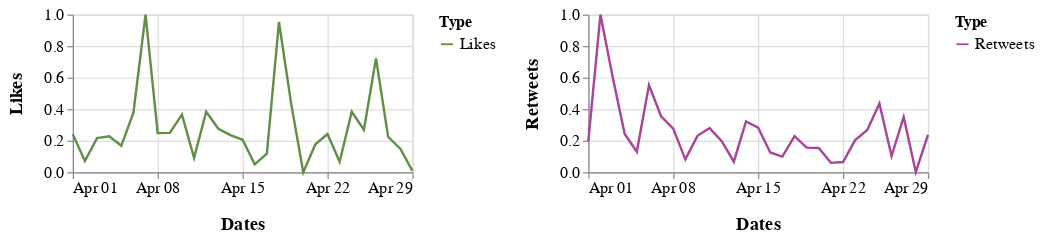

Notebook source saved alongside this figure:
### Markdown cell above
## April 2020

### Code cell
alt.hconcat(c1_apr, c2_apr).configure_axis(
    labelFontSize=13,
    titleFontSize=15,
    titlePadding=15
).configure_legend(
    labelFontSize=13,
    titleFontSize=13
).resolve_scale(
    color='independent'
)

### Figure 1 — Vega-Lite specification as saved in the notebook (floating-point values rounded to 4 significant figures)
{"config": {"view": {"continuousWidth": 400, "continuousHeight": 300}, "axis": {"labelFontSize": 13, "titleFontSize": 15, "titlePadding": 15}, "legend": {"labelFontSize": 13, "titleFontSize": 13}}, "hconcat": [{"data": {"name": "data-0330b59d8bde7094475511e1ba004c5d"}, "mark": "line", "encoding": {"color": {"type": "nominal", "field": "Type", "scale": {"range": ["#609048"]}}, "x": {"type": "temporal", "field": "Dates", "timeUnit": "monthdate", "title": "Dates"}, "y": {"type": "quantitative", "field": "Likes"}}, "height": 130, "width": 280}, {"data": {"name": "data-2895a0d8ee3eba23e4bbf686509e8f89"}, "mark": "line", "encoding": {"color": {"type": "nominal", "field": "Type", "scale": {"range": ["#AA4499"]}}, "x": {"type": "temporal", "field": "Dates", "timeUnit": "monthdate", "title": "Dates"}, "y": {"type": "quantitative", "field": "Retweets"}}, "height": 130, "width": 280}], "resolve": {"scale": {"color": "independent"}}, "$schema": "https://vega.github.io/schema/vega-lite/v4.8.1.json", "datasets": {"data-0330b59d8bde7094475511e1ba004c5d": [{"Dates": "2020-04-01T00:00:00", "Likes": 0.2408, "Type": "Likes"}, {"Dates": "2020-04-02T00:00:00", "Likes": 0.07126, "Type": "Likes"}, {"Dates": "2020-04-03T00:00:00", "Likes": 0.2168, "Type": "Likes"}, {"Dates": "2020-04-04T00:00:00", "Likes": 0.2275, "Type": "Likes"}, {"Dates": "2020-04-05T00:00:00", "Likes": 0.1677, "Type": "Likes"}, {"Dates": "2020-04-06T00:00:00", "Likes": 0.3783, "Type": "Likes"}, {"Dates": "2020-04-07T00:00:00", "Likes": 1.0, "Type": "Likes"}, {"Dates": "2020-04-08T00:00:00", "Likes": 0.2481, "Type": "Likes"}, {"Dates": "2020-04-09T00:00:00", "Likes": 0.2495, "Type": "Likes"}, {"Dates": "2020-04-10T00:00:00", "Likes": 0.3654, "Type": "Likes"}, {"Dates": "2020-04-11T00:00:00", "Likes": 0.09111, "Type": "Likes"}, {"Dates": "2020-04-12T00:00:00", "Likes": 0.3837, "Type": "Likes"}, {"Dates": "2020-04-13T00:00:00", "Likes": 0.2759, "Type": "Likes"}, {"Dates": "2020-04-14T00:00:00", "Likes": 0.2353, "Type": "Likes"}, {"Dates": "2020-04-15T00:00:00", "Likes": 0.206, "Type": "Likes"}, {"Dates": "2020-04-16T00:00:00", "Likes": 0.04978, "Type": "Likes"}, {"Dates": "2020-04-17T00:00:00", "Likes": 0.1183, "Type": "Likes"}, {"Dates": "2020-04-18T00:00:00", "Likes": 0.9531, "Type": "Likes"}, {"Dates": "2020-04-19T00:00:00", "Likes": 0.4369, "Type": "Likes"}, {"Dates": "2020-04-20T00:00:00", "Likes": 0.0, "Type": "Likes"}, {"Dates": "2020-04-21T00:00:00", "Likes": 0.1776, "Type": "Likes"}, {"Dates": "2020-04-22T00:00:00", "Likes": 0.2421, "Type": "Likes"}, {"Dates": "2020-04-23T00:00:00", "Likes": 0.06636, "Type": "Likes"}, {"Dates": "2020-04-24T00:00:00", "Likes": 0.3834, "Type": "Likes"}, {"Dates": "2020-04-25T00:00:00", "Likes": 0.2694, "Type": "Likes"}, {"Dates": "2020-04-26T00:00:00", "Likes": 0.7218, "Type": "Likes"}, {"Dates": "2020-04-27T00:00:00", "Likes": 0.2246, "Type": "Likes"}, {"Dates": "2020-04-28T00:00:00", "Likes": 0.149, "Type": "Likes"}, {"Dates": "2020-04-29T00:00:00", "Likes": 0.008263, "Type": "Likes"}], "data-2895a0d8ee3eba23e4bbf686509e8f89": [{"Dates": "2020-04-01T00:00:00", "Retweets": 0.198, "Type": "Retweets"}, {"Dates": "2020-04-02T00:00:00", "Retweets": 1.0, "Type": "Retweets"}, {"Dates": "2020-04-03T00:00:00", "Retweets": 0.6072, "Type": "Retweets"}, {"Dates": "2020-04-04T00:00:00", "Retweets": 0.2429, "Type": "Retweets"}, {"Dates": "2020-04-05T00:00:00", "Retweets": 0.1298, "Type": "Retweets"}, {"Dates": "2020-04-06T00:00:00", "Retweets": 0.5526, "Type": "Retweets"}, {"Dates": "2020-04-07T00:00:00", "Retweets": 0.3552, "Type": "Retweets"}, {"Dates": "2020-04-08T00:00:00", "Retweets": 0.2769, "Type": "Retweets"}, {"Dates": "2020-04-09T00:00:00", "Retweets": 0.0816, "Type": "Retweets"}, {"Dates": "2020-04-10T00:00:00", "Retweets": 0.2309, "Type": "Retweets"}, {"Dates": "2020-04-11T00:00:00", "Retweets": 0.2801, "Type": "Retweets"}, {"Dates": "2020-04-12T00:00:00", "Retweets": 0.197, "Type": "Retweets"}, {"Dates": "2020-04-13T00:00:00", "Retweets": 0.06726, "Type": "Retweets"}, {"Dates": "2020-04-14T00:00:00", "Retweets": 0.3224, "Type": "Retweets"}, {"Dates": "2020-04-15T00:00:00", "Retweets": 0.2834, "Type": "Retweets"}, {"Dates": "2020-04-16T00:00:00", "Retweets": 0.1252, "Type": "Retweets"}, {"Dates": "2020-04-17T00:00:00", "Retweets": 0.09932, "Type": "Retweets"}, {"Dates": "2020-04-18T00:00:00", "Retweets": 0.2283, "Type": "Retweets"}, {"Dates": "2020-04-19T00:00:00", "Retweets": 0.156, "Type": "Retweets"}, {"Dates": "2020-04-20T00:00:00", "Retweets": 0.1534, "Type": "Retweets"}, {"Dates": "2020-04-21T00:00:00", "Retweets": 0.05952, "Type": "Retweets"}, {"Dates": "2020-04-22T00:00:00", "Retweets": 0.06505, "Type": "Retweets"}, {"Dates": "2020-04-23T00:00:00", "Retweets": 0.2035, "Type": "Retweets"}, {"Dates": "2020-04-24T00:00:00", "Retweets": 0.2682, "Type": "Retweets"}, {"Dates": "2020-04-25T00:00:00", "Retweets": 0.4355, "Type": "Retweets"}, {"Dates": "2020-04-26T00:00:00", "Retweets": 0.1027, "Type": "Retweets"}, {"Dates": "2020-04-27T00:00:00", "Retweets": 0.3503, "Type": "Retweets"}, {"Dates": "2020-04-28T00:00:00", "Retweets": 0.0, "Type": "Retweets"}, {"Dates": "2020-04-29T00:00:00", "Retweets": 0.2364, "Type": "Retweets"}]}}
